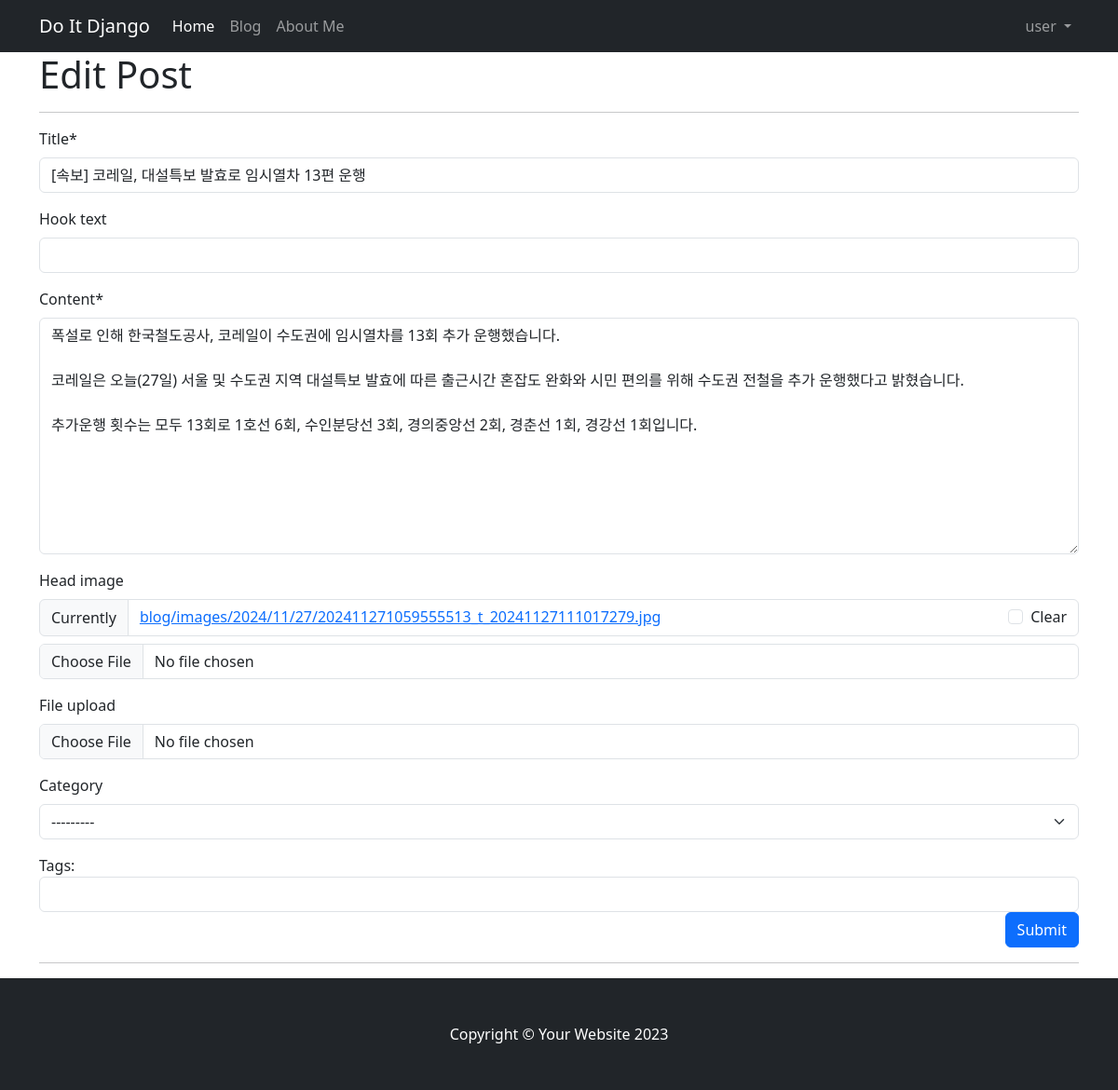
Screenshot of /blog/update_post/5 (signed in) with the database file from the repository.
### blog/models.py (models this page shows, shortened)
class Post(models.Model):
    title = models.CharField(max_length=30)
    hook_text = models.CharField(max_length=100, blank=True)
    content = MarkdownxField()
    head_image = models.ImageField(upload_to='blog/images/%Y/%m/%d/', blank=True)
    file_upload = models.FileField(upload_to='blog/files/%Y/%m/%d/', blank=True)
    created_at = models.DateTimeField(auto_now_add=True)
    updated_at = models.DateTimeField(auto_now=True)
    author = models.ForeignKey(User, null=True, on_delete=models.SET_NULL)
    category = models.ForeignKey(Category, blank=True, null=True, on_delete=models.SET_NULL)
    tags = models.ManyToManyField(Tag, blank=True)

### blog/views.py (the view, shortened to what this page needs)
# urls.py: path("update_post/<int:pk>", views.PostUpdate.as_view()),            # 127.0.0.1/blog/update_post/1
class PostUpdate(LoginRequiredMixin, UserPassesTestMixin, UpdateView):
    model = Post
    fields = ['title', 'hook_text', 'content', 'head_image', 'file_upload', 'category']
    template_name = 'blog/post_update_form.html'
    def test_func(self):
        return self.request.user.is_superuser or self.request.user.is_staff
    def dispatch(self, request, *args, **kwargs):
        if request.user.is_authenticated and request.user == self.get_object().author:
            return super().dispatch(request, *args, **kwargs)
        else:
            raise PermissionDenied  # 작성자가 아니면 접근을 거부
    def get_context_data(self, **kwargs):
        context = super().get_context_data(**kwargs)
        if self.object.tags.exists():
            tags = list()
            for tag in self.object.tags.all():
                tags.append(tag.name)
            context['tags_str_default'] = '; '.join(tags)  # 태그를 세미콜론으로 구분하여 전달
        return context

### blog/models.py (called while the page is built)
    def __str__(self):
        return self.name

### blog/templates/blog/post_update_form.html (shortened to what this page needs)
{% extends 'blog/base_full_width.html' %}
{% load crispy_forms_tags %}
{% block main_area %}
    <h1>Edit Post</h1>
    <hr/>
    <form method="post" enctype="multipart/form-data">{% csrf_token %}
        <table>
            {{ form | crispy }}
            <div id="div_id_tags_str">
                <label for="id_tags_str">Tags:</label>
                <input type="text" name="tags_str" id="id_tags_str" value="{{ tags_str_default }}" class="textinput textInput form-control">
            </div>
        </table>
        <button type="submit" class="btn btn-primary ms-auto d-block">Submit</button>
    </form>
    <hr/>
{% endblock %}

### blog/templates/blog/navbar.html (shortened to what this page needs)
{% load socialaccount %}
<nav class="navbar navbar-expand-lg navbar-dark bg-dark">
    <div class="container">
        <a class="navbar-brand" href="/">Do It Django</a>
        <div class="collapse navbar-collapse" id="navbarSupportedContent">
            <ul class="navbar-nav mb-2 mb-lg-0">
                <li class="nav-item">
                    <a class="nav-link active" aria-current="page" href="#">Home</a>
                  </li>
                <li class="nav-item">
                <a class="nav-link" href="/blog/">Blog</a>
                </li>
                <li class="nav-item">
                <a class="nav-link" href="/about_me/">About Me</a>
                </li>
            </ul>
            <ul class="navbar-nav ms-auto mb-2 mb-lg-0">
                {% if user.is_authenticated %}
                <li class="nav-item dropdown">
                    <a class="nav-link dropdown-toggle" href="#" id="navbarDropdownMenuLink" role="button" data-bs-toggle="dropdown" aria-haspopup="true" aria-expanded="false">
                      {{ user.username }}
                    </a>
                </li>
                {% else %}
                <li class="nav-item">
                  <button class="btn btn-primary" data-bs-toggle="modal" data-bs-target="#exampleModal">Log In</button>
                </li>
                {% endif %}
            </ul>
        </div>
    </div>
</nav>

### rows the page displays
Post: title "[속보] 코레일, 대설특보 발효로 임시열차 13편 운행", content "폭설로 인해 한국철도공사, 코레일이 수도권에 임시열차를 13회 추가 운행했습니다. 코레일은 오늘(27일) 서울 및 수도권 지역 대설특보 발효에 따른 출근시간 혼잡도 완화와 시민 편의를 위해 수도권 전철을 추가 운행했다고 밝혔습니다. 추가운행 횟수는 모두 13회로 1호선 6회, 수인분당선 3회, 경의중앙선 2회, 경춘선 1회, 경강선 1회입니다.", category "---------"

### other values shown
{{ user.username }} "user"
